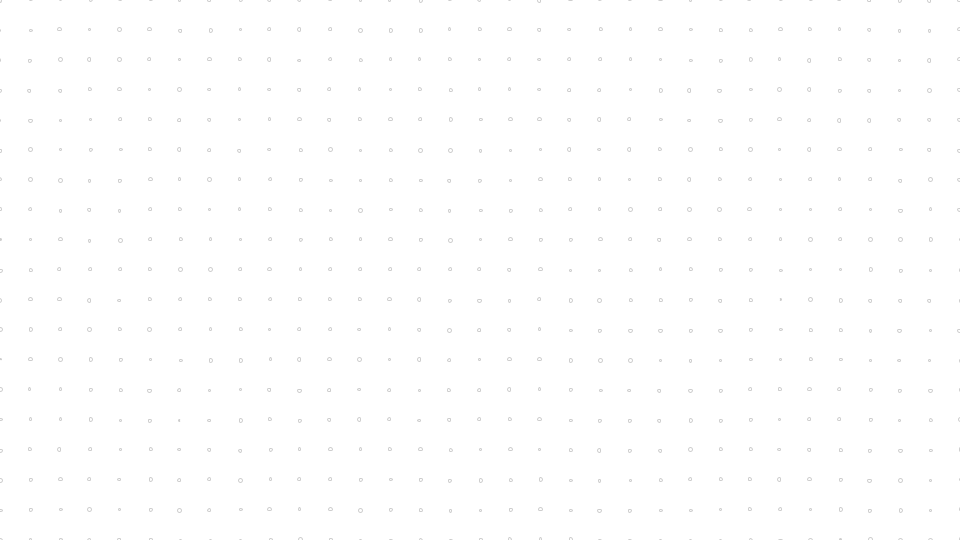
Frame 1 (no input)
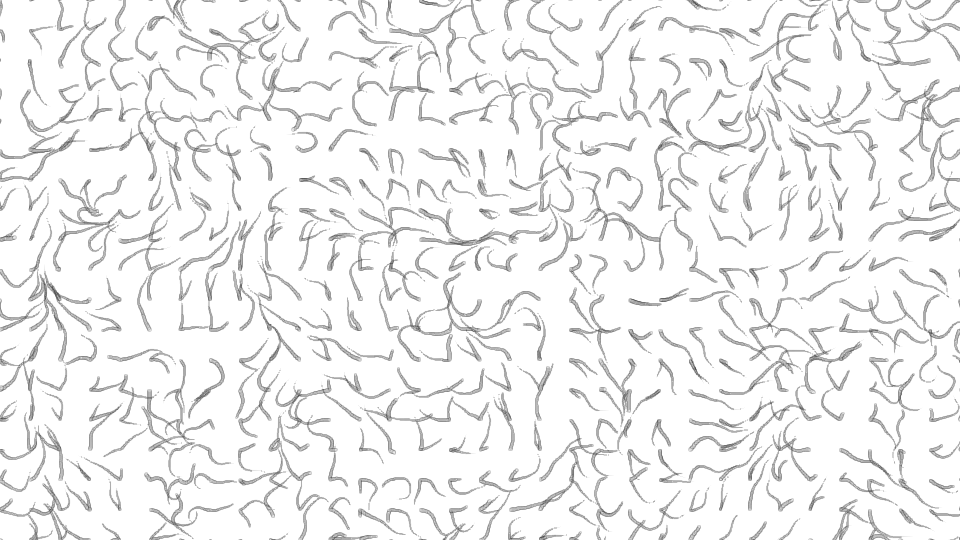
Frame 60 (the mouse pressed at the canvas centre just before this capture)
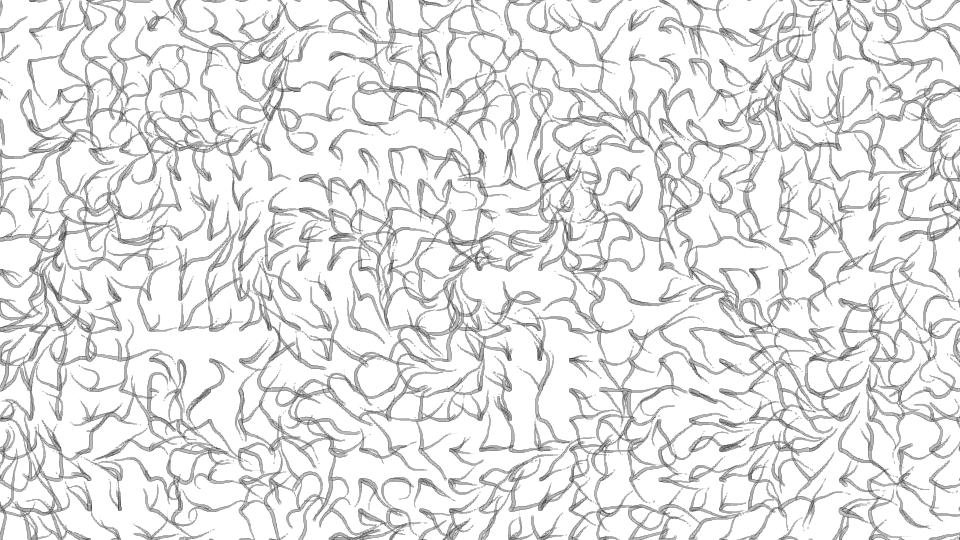
Frame 120 (the mouse held since frame 60 and released just before this capture)

The Processing sketch that drew these frames (run headless with seeded random() and noise(); from frame 60 on, the mouse is pressed at the canvas centre):

// Processing sketch: sketch_xxx_grid_flow_particle
// ── sketch_xxx_grid_flow_particle.pde
float grid = 30;
ArrayList<Particle> particles = new ArrayList<Particle>();
// setup関数 : 初回1度だけ実行される
void setup() {
  //fullScreen();
  size(960, 540); // ウィンドウサイズを960px,540pxに
  colorMode(HSB, 360, 100, 100); // HSBでの色指定にする
  smooth(); // 描画を滑らかに
  for (float y = 0; y <= height; y += grid) {
    for (float x = 0; x <= width; x += grid) {
      particles.add(new Particle(x, y));
    }
  }
  background(0, 0, 100);
}

// draw関数 : setup関数実行後繰り返し実行される
void draw() {
  for (Particle p : particles) {
    p.update();
    p.display();
  }
  removeAddParticle();
}

void removeAddParticle() {
  ArrayList<Particle> removeParticle = new ArrayList<Particle>();

  for (int i = particles.size()-1; i > 0; i--) {
    Particle p = particles.get(i);
    if (p.life  < 0) {
      removeParticle.add(p);
      particles.remove(i);
    }
  }
  for (Particle p : removeParticle) {
    particles.add(new Particle(p.origin.x, p.origin.y));
  }
}


class Particle {
  PVector pos;
  PVector origin;
  float maxLife, life, lifeRate;
  color c;
  Particle(float x, float y) {
    pos = new PVector(x, y);
    origin = new PVector(x, y);
    maxLife = random(0.5, 1.25);
    life = random(maxLife*0.5, maxLife);
    lifeRate = random(0.01, 0.02);
    c = color(0, 0, 100, random(50, 100));
  }

  void update() {
    float angle = noise(pos.x*0.01, pos.y*0.01, frameCount*0.01)*TWO_PI*2;
    PVector vel = PVector.fromAngle(angle);
    pos.add(vel);
    life -= lifeRate;
  }

  void display() {
    fill(c);
    stroke(0, 0, 0, 50);
    float r = 4 * map(life, 0, maxLife, 0, 1.0);
    r = constrain(r, 0, 4);
    ellipse(pos.x, pos.y, r, r);
  }
}
